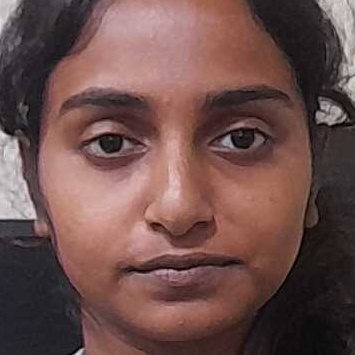
#> input picture Images/Anchal_0.jpg, 355 x 355 px; its folder holds 4 pictures in this run
$ python consolidated_data.py
#> lines starting #> are read from the running program, lines starting #| are printed output that depends on the picture
import cv2
import os
import pickle
import numpy as np

data_dir = os.path.join(os.getcwd(),'clean data')
img_dir = os.path.join(os.getcwd(),'Images')


image_data = []
labels = []

for i in os.listdir(img_dir):
    image = cv2.imread(os.path.join(img_dir,i))
#> image is the input picture: shape (355, 355, 3); mean B, G, R 75.7, 79.2, 108.9
    image = cv2.resize(image,(100,100))
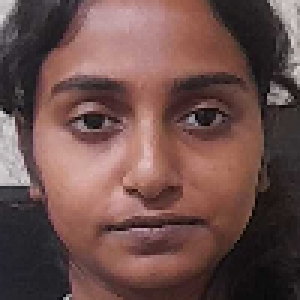
#> image: shape (100, 100, 3) (shown 3 times larger); mean B, G, R 75.5, 79.1, 108.7
    image = cv2.cvtColor(image,cv2.COLOR_BGR2GRAY)
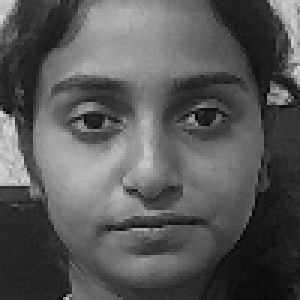
#> image: shape (100, 100) (shown 3 times larger); min 5, max 215, mean 87.5
    image_data.append(image)
    labels.append(str(i).split("_")[0])
#> pass 2 of the loop `for i in os.listdir(img_dir):`:
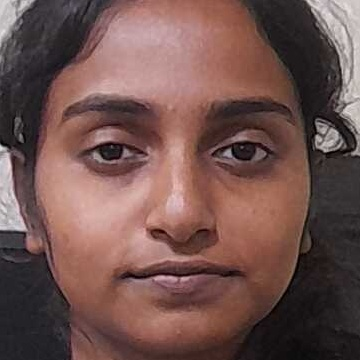
#> input picture Images/Anchal_10.jpg, 360 x 360 px
#> image is the input picture: shape (360, 360, 3); mean B, G, R 78.8, 83, 113
#> `image = cv2.resize(image,(100,100))`:
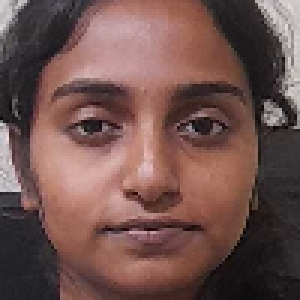
#> image: shape (100, 100, 3) (shown 3 times larger); mean B, G, R 78.7, 82.8, 112.8
#> `image = cv2.cvtColor(image,cv2.COLOR_BGR2GRAY)`:
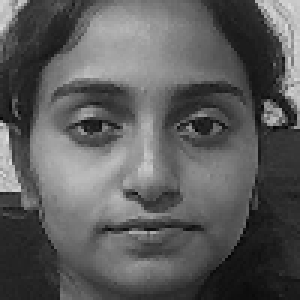
#> image: shape (100, 100) (shown 3 times larger); min 4, max 221, mean 91.3
#> pass 3 of the loop `for i in os.listdir(img_dir):`:
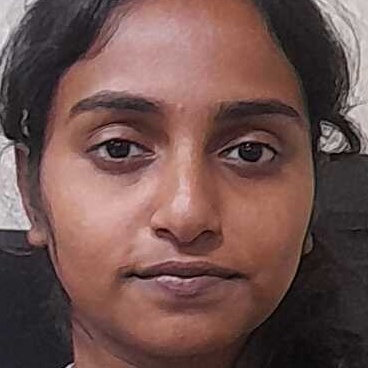
#> input picture Images/Anchal_11.jpg, 368 x 368 px
#> image is the input picture: shape (368, 368, 3); mean B, G, R 78.3, 82.2, 111.5
#> `image = cv2.resize(image,(100,100))`:
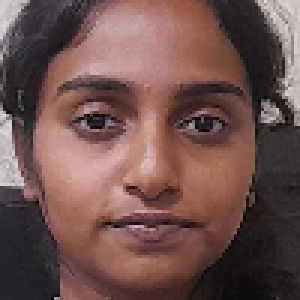
#> image: shape (100, 100, 3) (shown 3 times larger); mean B, G, R 78.2, 82.1, 111.4
#> `image = cv2.cvtColor(image,cv2.COLOR_BGR2GRAY)`:
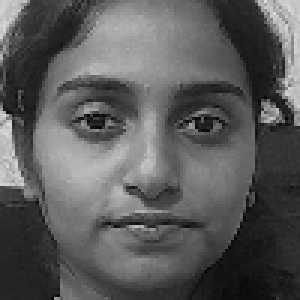
#> image: shape (100, 100) (shown 3 times larger); min 4, max 219, mean 90.4
#> the loop made 4 passes; the first 3 are shown

image_data = np.array(image_data)
labels = np.array(labels)


import matplotlib.pyplot as plt
#> (the run stopped early here; a loop or call above may not have finished)
